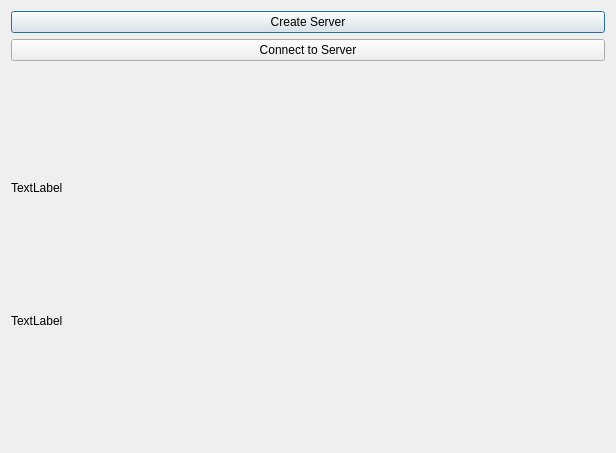
<?xml version="1.0" encoding="UTF-8"?>
<ui version="4.0">
 <class>Dialog</class>
 <widget class="QDialog" name="Dialog">
  <property name="geometry">
   <rect>
    <x>0</x>
    <y>0</y>
    <width>616</width>
    <height>453</height>
   </rect>
  </property>
  <property name="windowTitle">
   <string>Gomoku</string>
  </property>
  <layout class="QHBoxLayout" name="horizontalLayout">
   <item>
    <layout class="QVBoxLayout" name="verticalLayout">
     <item>
      <widget class="QPushButton" name="pushButton_create">
       <property name="focusPolicy">
        <enum>Qt::StrongFocus</enum>
       </property>
       <property name="text">
        <string>Create Server</string>
       </property>
      </widget>
     </item>
     <item>
      <widget class="QPushButton" name="pushButton_connect">
       <property name="focusPolicy">
        <enum>Qt::StrongFocus</enum>
       </property>
       <property name="text">
        <string>Connect to Server</string>
       </property>
      </widget>
     </item>
     <item>
      <spacer name="verticalSpacer">
       <property name="orientation">
        <enum>Qt::Vertical</enum>
       </property>
       <property name="sizeHint" stdset="0">
        <size>
         <width>20</width>
         <height>40</height>
        </size>
       </property>
      </spacer>
     </item>
     <item>
      <widget class="QLabel" name="label_role">
       <property name="text">
        <string>TextLabel</string>
       </property>
      </widget>
     </item>
     <item>
      <spacer name="verticalSpacer_2">
       <property name="orientation">
        <enum>Qt::Vertical</enum>
       </property>
       <property name="sizeHint" stdset="0">
        <size>
         <width>20</width>
         <height>40</height>
        </size>
       </property>
      </spacer>
     </item>
     <item>
      <widget class="QLabel" name="label_turn">
       <property name="text">
        <string>TextLabel</string>
       </property>
      </widget>
     </item>
     <item>
      <spacer name="verticalSpacer_3">
       <property name="orientation">
        <enum>Qt::Vertical</enum>
       </property>
       <property name="sizeHint" stdset="0">
        <size>
         <width>20</width>
         <height>40</height>
        </size>
       </property>
      </spacer>
     </item>
    </layout>
   </item>
  </layout>
 </widget>
 <layoutdefault spacing="6" margin="11"/>
 <resources/>
 <connections/>
</ui>
